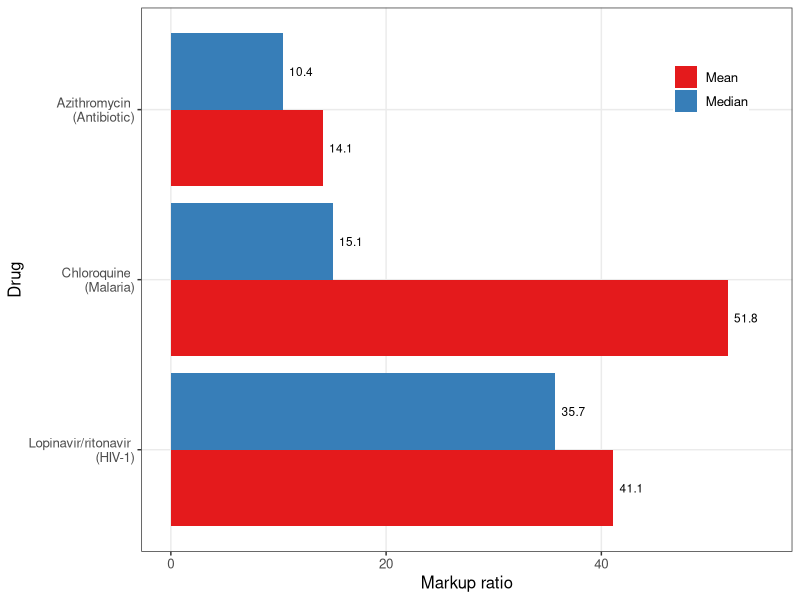
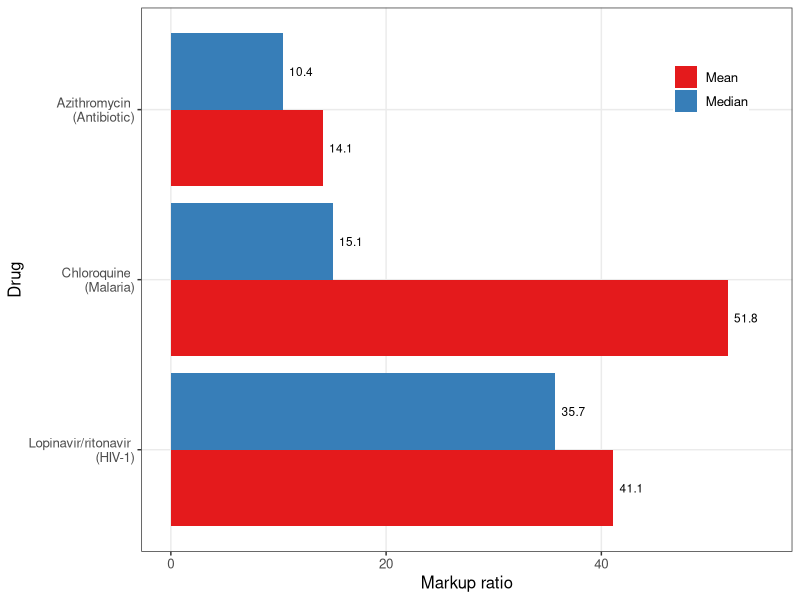

Write R code to recreate these figures, in order.
#' Scott Cohn
#' Markup Ratio Analysis
#' Paper: Minimum costs to manufacture new treatments for COVID-19
#' Authors: Andrew Hill, Junzheng Wang, Jacob Levi, Katie Heath, Joseph Fortunak
#' Journal: Journal of Virus Eradication 2020

# NOTE: List price (rounded to nearest USD$)

library(tidyverse)
library(plyr)

# Functions ---------------------------------------------------------------

estMarkup <- function(preTaxCost, tax, convRate){
  costAll = preTaxCost + (preTaxCost*convRate) + (preTaxCost*convRate*tax)
  
  return(costAll)
}

markupRatioFunc <- function(p, c){
  (p - c) / c
}

# Bowles Estimate ---------------------------------------------------------

tax = 0.27
preTaxCost = 18.01
convRate = 0.1

c_star = estMarkup(preTaxCost, tax, convRate)
print(c_star)

# Data Input --------------------------------------------------------------

## Lopinavir/ritonavir (lopRi)
# 14-day treatment course (400 mg once daily)

lopRi <- tibble(
  "drugID" = 1,
  "country" = c("USA_pharm", "USA_va", "SWE", "TUR", "GBR", "FRA", "IND", "CHN", "ZAF"),
  "cost_lopRi" = c(503, 349, 172, 149, 144, 97, 40, 17, 15),
)

## Hydroxychloroquine (hyd)
# 14-day treatment course (400 mg once daily)

hyd <- tibble(
  "drugID" = 2,
  "country" = c("CHN", "USA_pharm", "MYS", "France", "GBR", "SWE", "BGD", "TUR", "USA_va", "IND"),
  "cost_hyd" = c(19, 18, 7, 5, 4, 3, 3, 3, 3, 2)
)

## Chloroquine (chl)
# 14-day treatment course (155 mg once daily)

chl <- tibble(
  "drugID" = 3,
  "country" = c("USA_pharm", "GBR", "CHN", "ZAF", "SWE", "MYS", "IND", "BGD"),
  "cost_chl" = c(93, 8, 5, 5, 4, 2, 1, 0.2)
)

## Azithromycin (azi)
# 14-day treatment course (500 mg once daily)

azi <- tibble(
  "drugID" = 4,
  "country" = c("USA_pharm", "FRA", "ZAF", "BRA", "USA_va", "SWE", "MYS", "GBR", "CHN", "BGD", "IND"),
  "cost_avi" = c(63, 44, 35, 19, 17, 16, 11, 11, 7, 5, 5)
)

## Sofosbuvir/daclatasvir (sofDa)
# 14-day treatment course (400/60 mg once daily)

sofDa <- tibble(
  "drugID" = 5,
  "country" = c("USA_va", "GBR", "FRA", "BRA", "BGD", "IND", "PAK"),
  "cost_sofDa" = c(18610, 7632, 4662, 4289, 166, 7, 6)
)

## Pirfenidone (pirf)
# 28-day treatment course (801 mg three times daily)

pirf <- tibble(
  "drugID" = 6,
  "country" = c("USA_pharm", "USA_va", "GBR", "ZAF", "FRA", "SWE", "TUR", "CHN", "BGD", "IND"),
  "cost_pirf" = c(9606, 6513, 2561, 2490, 2344, 2196, 1499, 1379, 124, 100)
)

## Tocilizumab (toc)
# Single IV dose (560 mg)

toc <- tibble(
  "drugID" = 7,
  "country" = c("USA_pharm", "CHN", "USA_va", "GBR", "IND", "BGD", "TUR", "EGY", "ZAF", "PAK"),
  "cost_toc" = c(3383, 1950, 1948, 914, 806, 690, 650, 606, 566, 510)
)

## General Estimates
# Single course
genEst <- tibble(
  "drugID" = seq(1:7),
  "drugName" = c("Lopinavir/ritonavir", "Hydroxychloroquine", "Chloroquine", "Azithromycin", "Sofosbuvir/daclatasvir", "Pirfenidone", "Tocilizumab"),
  #"cost_genEst" = c(4, 1, 0.3, 1.4, 5, 31, NA)
  "cost_genEst" = c(3.92, 1.12, 0.28, 1.4, 5.46, 30.52, NA) # 1/day*14
)

## Combine Dataframes

df <- as_tibble(join_all(list(azi, chl, hyd, lopRi, pirf, sofDa, toc), 
  by = c('country', 'drugID'), type = 'full')
)

dfCost <- left_join(df, genEst, "drugID") %>% 
  gather(3:9, key = "drugKey", value = "drugCostByCountry") %>% 
  drop_na("drugCostByCountry") %>% 
  drop_na("cost_genEst") %>% 
  select("drugID", "drugName", "country", "cost_genEst", "drugCostByCountry")

# Markup ------------------------------------------------------------------

# cbind markup ratio
dfCost <- dfCost  %>% 
  cbind(markupRatio = round(markupRatioFunc(p = dfCost[['drugCostByCountry']], c = dfCost[['cost_genEst']]), digits = 2)) 

# find averages
df_mean <- aggregate(dfCost$markupRatio, list(dfCost$drugName), mean) %>%
  dplyr::rename("mean" = "x") %>%
  dplyr::rename("drugName" = "Group.1") 

df_med <- aggregate(dfCost$markupRatio, list(dfCost$drugName), median) %>%
  dplyr::rename("median" = "x") %>%
  dplyr::rename("drugName" = "Group.1") 

# join averages into df
dfCostAvg <- left_join(df_mean, df_med, by = "drugName")

# left join averages with dfCost by drugID
dfCostAvg <- left_join(dfCostAvg, dfCost, by = "drugName") %>% 
  gather(2:3, key = "avgType", value = "avgVal")

# Visual ------------------------------------------------------------------

# avg markup by drug across ALL countries
drugNames <- c("Lopinavir/ritonavir", 
               "Chloroquine", "Azithromycin")
drugNameDisease <- c("Lopinavir/ritonavir \n (HIV-1)", 
                     "Chloroquine \n (Malaria)",
                     "Azithromycin \n (Antibiotic)")

dfCostAvg %>% 
  filter(drugID != 6) %>% # pirf (not manufactured at scale)
  filter(drugID != 2) %>% # hydrox (not manufactured at scale)
  filter(drugID != 5) %>% # outlier
  mutate(drugName = factor(drugName, levels = drugNames)) %>%
  ggplot(aes(x = factor(drugName), y = avgVal, fill = avgType)) +
  geom_bar(stat = "identity", position = "dodge") +
  scale_x_discrete(label = drugNameDisease) +
  scale_y_continuous(limits = c(0, 55)) +
  scale_fill_brewer(name = "", labels = c("Mean", "Median"), palette = "Set1") +
  labs(y = "Markup ratio", x = "Drug") +
  coord_flip() +
  geom_text(aes(label = round(avgVal, 1)), position = position_dodge(width = 0.9), 
            hjust = -0.25, size = 3, check_overlap = TRUE) +
  theme_bw() +
  theme(legend.title = element_blank(),
        panel.grid.minor = element_blank(),
        text = element_text(size = 12),
        legend.position = c(.875, .85),
        legend.margin = margin(1, 1, 1, 1)) 

ggsave("firmmarketsupply/avgMarkupAllCountries.pdf", width = 6, height = 3, units = "in")
